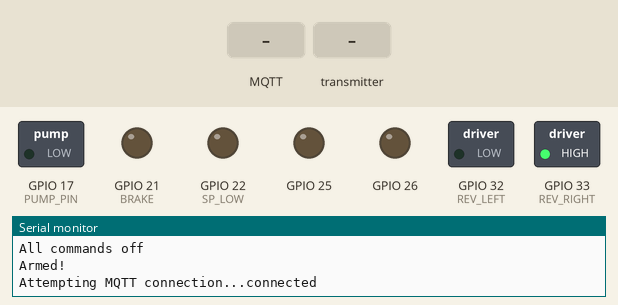
Simulated run of this sketch. Board: ESP32. Parts: switched loads named in the sketch (green lamp = pin HIGH), output pins drawn as LEDs (lit = HIGH), the last lines printed to the serial monitor. The inputs (shaded band) are chosen by the test bench. WiFi joins after 1.5 s; servers stay silent unless stated; no MQTT or app messages arrive unless stated.

Above: at 7.8 s.
7.9 s: MQTT message "D" arrives on the first subscribed topic
At 9.0 s:
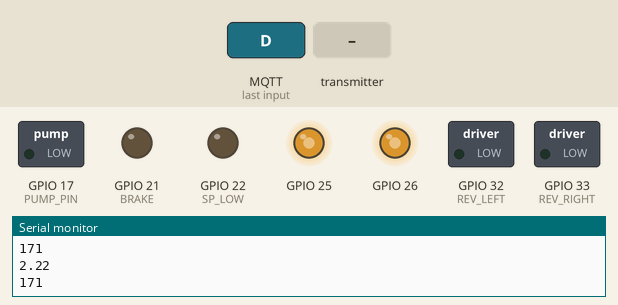
9.6 s: the transmitter starts sending readChannel.4 = 1000
At 10.1 s:
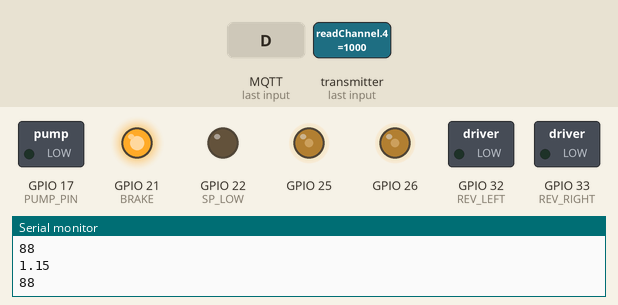
11.1 s: the transmitter starts sending readChannel.4 = 1250
At 12.1 s:
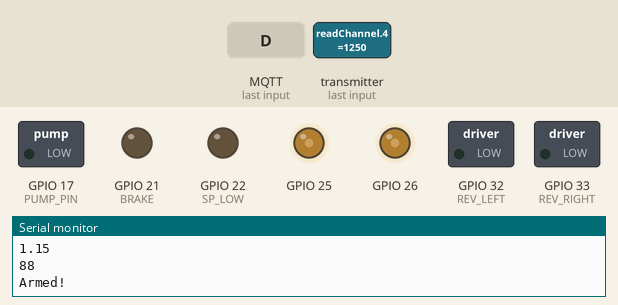
12.6 s: MQTT message "1" arrives on the second subscribed topic
At 13.3 s:
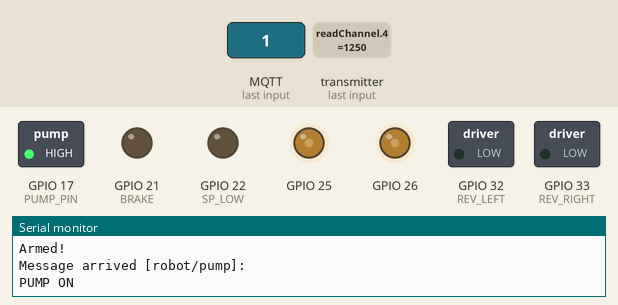
14.1 s: MQTT message "B" arrives on the first subscribed topic
At 14.6 s:
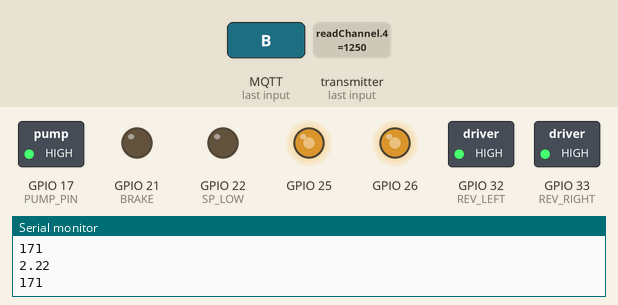
15.6 s: MQTT message "0" arrives on the second subscribed topic
At 17.0 s:
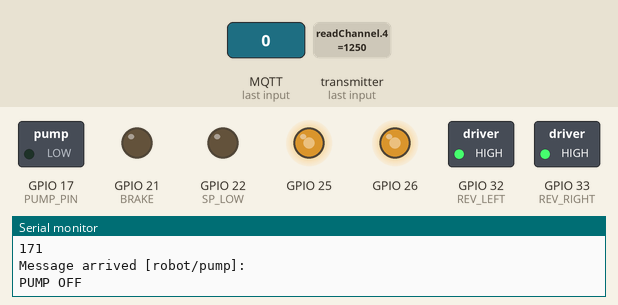
Timing chart, 0 to 18.1 s (numbered marks = the images above; inputs shaded):
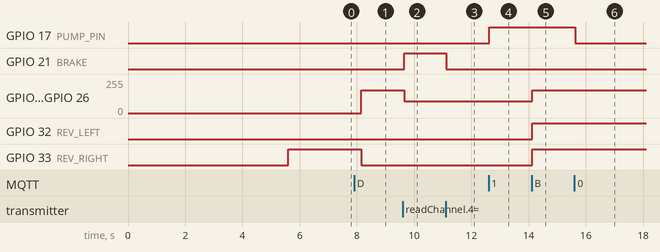

Measured:
- after the input at 7.9 s, GPIO 25, GPIO 26: 0/255 → 171/255 after 0.26 s; GPIO 33 (REV_RIGHT): HIGH → LOW after 0.26 s
- after the input at 9.6 s, GPIO 21 (BRAKE): LOW → HIGH after 0.06 s; GPIO 25, GPIO 26: 171/255 → 88/255 after 0.06 s
- after the input at 11.1 s, GPIO 21 (BRAKE): HIGH → LOW at once
- after the input at 12.6 s, GPIO 17 (PUMP_PIN): LOW → HIGH at once
- after the input at 14.1 s, GPIO 25, GPIO 26: 88/255 → 171/255 at once; GPIO 32 (REV_LEFT), GPIO 33 (REV_RIGHT): LOW → HIGH at once
- after the input at 15.6 s, GPIO 17 (PUMP_PIN): HIGH → LOW at once

The sketch:

irrBot-version1.ino
```cpp
// ======================================
// ======== Motor & Pump Controls ========
// ======================================

#include <WiFi.h>
#include <PubSubClient.h>
#include <IBusBM.h>

// WiFi Credentials --------------------------------+
const char* ssid        = "Linksys08736";
const char* password    = "kbygr7ycna";
WiFiClient espClient;

// MQTT Server Details -----------------------------+
const char* mqtt_server = "192.168.1.104";
const int   mqtt_port   = 1883;
PubSubClient client(espClient);

// MQTT TOPICS:
const char* MQTT_MOVE_CMD = "robot/control";
const char* MQTT_PUMP_CMD = "robot/pump";

// ==================================================
// Function Prototypes -----------------------------+
void setupWiFi();
void reconnect();
void setThrottle(int dacPin, float duty01);
void pumpControls(bool on);
void set3Speed(int gear);
void setReverse(bool side, bool rev);
void setBrake(bool on);
void move_control(int forward, int steer, bool stop);
void callback(char* topic, byte* payload, unsigned int length);
void ibusLoop();

IBusBM ibus;
int mode = 0; // Ibus Controls (Global Variables)
bool armed = false;

// ---------------- PIN DEFINITIONS ----------------

#define IBUS_RX_PIN 16

// DAC
#define L_DAC 25
#define R_DAC 26

#define PUMP_PIN    17

// Motor control pins
#define REV_LEFT   32
#define REV_RIGHT  33
#define SP_HIGH    23
#define SP_LOW     22
#define BRAKE      21

const float Vmin    = 1.15;
const float Vmax    = 3.30;
const float VdacMax = 3.30;

const bool LEFTM = true;
const bool RIGHTM = false;

float L_throttle;
float R_throttle;

bool L_rev;
bool R_rev;

bool pumpState = false;       // actual pump ON/OFF
bool lastPumpSwitch = false;  // previous switch position

// ---------------- READ IBUS CHANNEL ----------------
int readChannel(byte channelInput, int minLimit, int maxLimit, int defaultValue) {
  uint16_t ch = ibus.readChannel(channelInput);
  if (ch < 100) return defaultValue;
  return map(ch, 1000, 2000, minLimit, maxLimit);
}

// ---------------- SETUP ----------------
void setup() {
  Serial.begin(115200);
  delay(3000); // Allow power stabilization

  // INITIALIZE: Define Pins
  pinMode(REV_LEFT, OUTPUT);
  pinMode(REV_RIGHT, OUTPUT);
  pinMode(BRAKE, OUTPUT);
  pinMode(PUMP_PIN, OUTPUT);

  // Speed pins start as INPUT (floating/disconnected) for Open-Drain logic
  pinMode(SP_HIGH, INPUT);
  pinMode(SP_LOW, INPUT);

  // Initialize WiFi + MQTT
  setupWiFi();

  client.setServer(mqtt_server, mqtt_port);
  client.setCallback(callback);

  delay(1000);

  // IBus (RX-only)
  Serial2.begin(115200, SERIAL_8N1, IBUS_RX_PIN, -1);
  delay(100);  // small pause helps stabilize
  ibus.begin(Serial2);
  Serial.println("iBus receiver initialized.");

  // All commands must be low or off initially
  digitalWrite(REV_LEFT, LOW);
  digitalWrite(REV_RIGHT, HIGH);
  digitalWrite(BRAKE, LOW);
  set3Speed(1);
  digitalWrite(PUMP_PIN, LOW);
  Serial.println("All commands off");

  delay(1000);
}

// ---------------- MAIN LOOP ----------------
void loop()
{
  int arm = readChannel(4, 0, 100, 0);  // Channel 5 on IBus SWA
  mode = readChannel(5, 0, 100, 0);     // Channel 6 on IBus SWB

  if (arm != 0) {
    if(!armed) {
        Serial.println("Armed!");
        armed = true;
        setBrake(false); // release brake when armed
    }

    if (mode != 0) {
      // Web Mode
      if (!client.connected()) {
          reconnect();
      } else {
          client.loop();
          delay(500);
      }
    } else {
      // Controller Mode
      ibusLoop();
    }

  } else {
    if(armed) {
      // Only stop motors **once** when disarmed
      Serial.println("Disarmed! Stopping motors.");
      setThrottle(L_DAC, 0);
      setThrottle(R_DAC, 0);
      digitalWrite(REV_LEFT, LOW);
      digitalWrite(REV_RIGHT, LOW);
      digitalWrite(PUMP_PIN, LOW);
      setBrake(true); // brake on
      armed = false;
    }
    delay(50); // small delay to reduce CPU hammering
  }
}

// ---------------- WIFI & MQTT FUNCTIONS ----------------
void setupWiFi() {
  Serial.print("Connecting to ");
  Serial.println(ssid);

  WiFi.begin(ssid, password);
  while (WiFi.status() != WL_CONNECTED) {
    delay(500);
    Serial.print(".");
  }

  Serial.println("\nConnected to WiFi");
  Serial.print("IP Address: ");
  Serial.println(WiFi.localIP());
}

void reconnect() {
  Serial.print("Attempting MQTT connection...");
  if (client.connect("ESP32Client1")) {
    Serial.println("connected");
    client.subscribe(MQTT_MOVE_CMD);
    client.subscribe(MQTT_PUMP_CMD);
  } else {
    Serial.print("failed, rc=");
    Serial.print(client.state());
    Serial.println(" try again in 5 seconds");
    delay(5000);
  }
}

void callback(char* topic, byte* payload, unsigned int length){
  Serial.print("Message arrived [");
  Serial.print(topic);
  Serial.println("]: ");

  if (strcmp(topic, MQTT_MOVE_CMD) == 0){
    char move_message[8] = {0};
    memcpy(move_message, payload, min(length, sizeof(move_message)-1));

    // Speed mode
    if (strcmp(move_message, "0") == 0) {
        set3Speed(1);
        Serial.println("Speed: 1");
    }
    else if (strcmp(move_message, "1") == 0) {
        set3Speed(2);
        Serial.println("Speed: 2");
    }
    else if (strcmp(move_message, "2") == 0) {
        set3Speed(3);
        Serial.println("Speed: 3");
    }

    // Movement
    int rasp_forward = 0;
    int rasp_steer = 0;

    if(strcmp(move_message, "D") == 0){
      rasp_forward = 50; rasp_steer = 0;
      move_control(rasp_forward, rasp_steer, false);
    }
    else if(strcmp(move_message, "B") == 0){
      rasp_forward = -50; rasp_steer = 0;
      move_control(rasp_forward, rasp_steer, false);
    }
    else if(strcmp(move_message, "L") == 0){
      rasp_forward = 0; rasp_steer = -50;
      move_control(rasp_forward, rasp_steer, false);
    }
    else if(strcmp(move_message, "R") == 0){
      rasp_forward = 0; rasp_steer = 50;
      move_control(rasp_forward, rasp_steer, false);
    }
    else if(strcmp(move_message, "P") == 0){
      rasp_forward = 0; rasp_steer = 0;
      move_control(rasp_forward, rasp_steer, true);
    }
  }

  if (strcmp(topic, MQTT_PUMP_CMD) == 0){
    char pump_message[4] = {0};
    memcpy(pump_message, payload, min(length, sizeof(pump_message)-1));
    int PumpCmd = atoi(pump_message);

    if (PumpCmd == 1){
      digitalWrite(PUMP_PIN, HIGH);
      Serial.println("PUMP ON");
    } else {
      digitalWrite(PUMP_PIN, LOW);
      Serial.println("PUMP OFF");
    }
  }
}
// ---------------- CONTROLLER LOGIC ----------------
void ibusLoop()
{
  int pump_channel = readChannel(7, 0, 100, 0);  // IBus SWD

  int forward = readChannel(1, -100, 100, 0); // Vertical
  int steer   = readChannel(0, -100, 100, 0);   // Horizontal
  int speed_channel = readChannel(6, 0, 100, 0);

  // --- RADIAL DEADZONE ---
  float magnitude = sqrt((float)forward * forward + (float)steer * steer);

  if (magnitude < 15) {  // Single threshold for both axes together
      forward = 0;
      steer = 0;
  } else {
      // Scale down steer based on how much forward is being used
      // This creates the "cone" effect
      float steerScale = 1.0 - (abs(forward) / 100.0) * 0.5;
      steer = (int)(steer * steerScale);
  }

  // Pump Control
  bool pumpSwitch = (pump_channel > 50);
  if (pumpSwitch != lastPumpSwitch) {
      pumpControls(pumpSwitch);
      Serial.println(pumpSwitch ? "Pump ON (IBUS)" : "Pump OFF (IBUS)");
  }
  lastPumpSwitch = pumpSwitch;

  // Speed Logic (with jitter prevention)
  if (speed_channel < 25) {
    set3Speed(1);
  } else if (speed_channel > 75) {
    set3Speed(3);
  } else {
    set3Speed(2);
  }

  // --- 2. PROPORTIONAL ARCADE DRIVE MATH ---
  float L_cmd = steer + forward;
  float R_cmd = steer - forward;  // Right motor physically reversed

  L_throttle = constrain(L_cmd, -100, 100);
  R_throttle = constrain(R_cmd, -100, 100);

  // Set Reverse Pins
  if (L_throttle < 0) {
    setReverse(LEFTM, true);
    L_rev = true; }
  else                {
    setReverse(LEFTM, false);
    L_rev = false; }

  if (R_throttle < 0) {
    setReverse(RIGHTM, true);
    R_rev = true; }
  else                {
    setReverse(RIGHTM, false);
    R_rev = false; }

  // Output to DAC
  setThrottle(L_DAC, (abs(L_throttle) / 100.0));
  setThrottle(R_DAC, (abs(R_throttle) / 100.0));

  Serial.println(
    String("Speed: ") + speed_channel +
    " | FWD: " + forward +
    " | STR: " + steer +
    " | L_Th: " + L_throttle +
    " | R_Th: " + R_throttle
  );

  delay(60);
}

// ---------------- HELPER FUNCTIONS ----------------
void setThrottle(int dacPin, float duty01) {
  if (duty01 < 0) duty01 = 0;
  if (duty01 > 1) duty01 = 1;
  float v = Vmin + duty01 * (Vmax - Vmin);
  uint8_t code = (uint8_t)((v / VdacMax) * 255.0f);
  Serial.println(v);
  Serial.println(code);
  dacWrite(dacPin, code);
}

// --- OPEN-DRAIN SPEED FIX ---
void set3Speed(int gear) {
  // Reset both pins to act like a disconnected mechanical switch
  pinMode(SP_LOW, INPUT);
  pinMode(SP_HIGH, INPUT);

  if (gear == 1) {
    // LOW SPEED: Connect SP_LOW to Ground
    pinMode(SP_LOW, OUTPUT);
    digitalWrite(SP_LOW, LOW);
  } else if (gear == 3) {
    // HIGH SPEED: Connect SP_HIGH to Ground
    pinMode(SP_HIGH, OUTPUT);
    digitalWrite(SP_HIGH, LOW);
  }
  // If gear == 2 (MID SPEED), both remain INPUT (floating)
}

void setReverse(bool side, bool rev){
  digitalWrite(side ? REV_LEFT : REV_RIGHT,  rev ? HIGH : LOW);
}

void setBrake(bool on){
  digitalWrite(BRAKE, on ? HIGH : LOW);
}

// Fixed to scale Web/MQTT speeds properly instead of full blast
void move_control(int forward, int steer, bool stop)
{
  Serial.print("forward: "); Serial.print(forward);
  Serial.print(" | steer:   "); Serial.print(steer);
  Serial.print(" | stop:    "); Serial.println(stop);

  if (stop) {
    setThrottle(L_DAC, 0);
    setThrottle(R_DAC, 0);
    return;
  }

  float L_cmd = forward + steer;
  float R_cmd = forward - steer;

  // Set Reverse
  if (L_cmd < 0) { setReverse(LEFTM, true); L_cmd = -L_cmd; }
  else { setReverse(LEFTM, false); }

  if (R_cmd < 0) { setReverse(RIGHTM, true); R_cmd = -R_cmd; }
  else { setReverse(RIGHTM, false); }

  // Scale safely (Dividing by 100 turns a 50 command into 0.5 duty cycle)
  setThrottle(L_DAC, L_cmd / 100.0);
  setThrottle(R_DAC, R_cmd / 100.0);
}

void pumpControls(bool on) {
    digitalWrite(PUMP_PIN, on ? HIGH : LOW);
}
```
